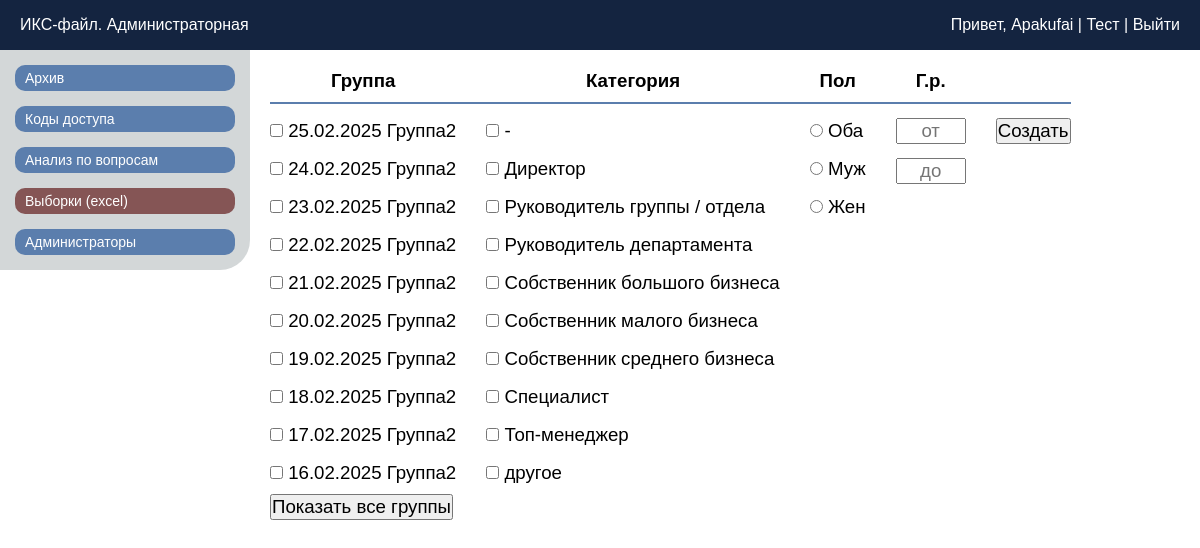
The app's page /cab_excelgen (signed in) with its own data.
### tables this page shows
CREATE TABLE ISeC_results (
                userId TEXT PRIMARY KEY, userGroup TEXT, userName TEXT, userSurname TEXT, userSex TEXT, userBirthyear INTEGER, userCategory TEXT, userEmail TEXT,
                adaptation_1 INTEGER, compromise_1 INTEGER, bidding_1 INTEGER, threat_1 INTEGER, logicArgument_1 INTEGER, emotionsArgument_1 INTEGER,
                adaptationCount_1 REAL, compromiseCount_1 REAL, biddingCount_1 REAL, threatCount_1 REAL, logicArgumentCount_1 REAL, emotionsArgumentCount_1 REAL,
                b1_q1_top INTEGER, b1_q2_top INTEGER, b1_q3_top INTEGER, b1_q4_top INTEGER, b1_q5_top INTEGER, b1_q6_top INTEGER, b1_q7_top INTEGER, b1_q8_top INTEGER,
                b1_q9_top INTEGER, b1_q10_top INTEGER, b1_q11_top INTEGER, b1_q12_top INTEGER, b1_q13_top INTEGER, b1_q14_top INTEGER, b1_q15_top INTEGER,

                adaptation_2 INTEGER, compromise_2 INTEGER, threat_2 INTEGER, cooperation_2 INTEGER, avoidance_2 INTEGER,
                adaptationCount_2 REAL, compromiseCount_2 REAL, threatCount_2 REAL, cooperationCount_2 REAL, avoidanceCount_2 REAL,
                b2_q1_top INTEGER, b2_q2_top INTEGER, b2_q3_top INTEGER, b2_q4_top INTEGER, b2_q5_top INTEGER, b2_q6_top INTEGER, b2_q7_top INTEGER, b2_q8_top INTEGER,
                b2_q9_top INTEGER, b2_q10_top INTEGER, b2_q11_top INTEGER, b2_q12_top INTEGER, b2_q13_top INTEGER, b2_q14_top INTEGER, b2_q15_top INTEGER, b2_q16_top INTEGER,
                b2_q17_top INTEGER, b2_q18_top INTEGER, b2_q19_top INTEGER, b2_q20_top INTEGER, b2_q21_top INTEGER, b2_q22_top INTEGER, b2_q23_top INTEGER, b2_q24_top INTEGER,
                b2_q25_top INTEGER, b2_q26_top INTEGER, b2_q27_top INTEGER, b2_q28_top INTEGER, b2_q29_top INTEGER, b2_q30_top INTEGER,

                adaptation_3 INTEGER, threat_3 INTEGER, cooperation_3 INTEGER,
                adaptationCount_3 REAL, threatCount_3 REAL, cooperationCount_3 REAL,
                b3_q1 INTEGER, b3_q2 INTEGER, b3_q3 INTEGER, b3_q4 INTEGER, b3_q5 INTEGER, b3_q6 INTEGER, b3_q7 INTEGER, b3_q8 INTEGER, b3_q9 INTEGER,

                understandingOfStyles_4 INTEGER, strengthInstallation_4 INTEGER, manipulationInstallation_4 INTEGER, negotiationsInstallation_4 INTEGER,
                strengthInstallationCount_4 REAL, manipulationInstallationCount_4 REAL, negotiationsInstallationCount_4 REAL,
                b4_q1 INTEGER, b4_q2 INTEGER, b4_q3 INTEGER, b4_q4 INTEGER, b4_q5 INTEGER, b4_q6 INTEGER, b4_q7 INTEGER, b4_q8 INTEGER,
                b4_q9 INTEGER, b4_q10 INTEGER, b4_q11 INTEGER, b4_q12 INTEGER, b4_q13 INTEGER, b4_q14 INTEGER, b4_q15 INTEGER, b4_q16 INTEGER,

                adaptation_5 INTEGER, bidding_5 INTEGER, logicArgument_5 INTEGER, emotionsArgument_5 INTEGER, avoidance_5 INTEGER,
                adaptationCount_5 REAL, biddingCount_5 REAL, logicArgumentCount_5 REAL, emotionsArgumentCount_5 REAL, avoidanceCount_5 REAL,
                b5_q1 INTEGER, b5_q2 INTEGER, b5_q3 INTEGER, b5_q4 INTEGER, b5_q5 INTEGER, b5_q6 INTEGER, b5_q7 INTEGER, b5_q8 INTEGER,
                b5_q9 INTEGER, b5_q10 INTEGER, b5_q11 INTEGER, b5_q12 INTEGER,

                logicArgument_6 INTEGER, emotionsArgument_6 INTEGER,
                logicArgumentCount_6 REAL, emotionsArgumentCount_6 REAL,
                b6_q1 INTEGER, b6_q2 INTEGER, b6_q3 INTEGER, b6_q4 INTEGER, b6_q5 INTEGER, b6_q6 INTEGER, b6_q7 INTEGER, b6_q8 INTEGER, b6_q9 INTEGER, b6_q10 INTEGER

            );

### app.py (the view)
@app.route('/cab_excelgen')
def cab_excelgen():
    if 'admin_data' not in session:
        return redirect(url_for('cab_login'))
    groups = get_unique_groups()  # Получаем уникальные группы
    categories = get_unique_categories()  # Получаем уникальные категории
    sorted_groups = sort_groups_by_date(groups)  # Сортируем группы по дате
    return render_template('cab_excelgen.html', groups=sorted_groups, categories=categories)

### app.py (called while the page is built)
def get_db_connection():
    try:
        db_path = os.path.join(os.path.dirname(__file__), 'database/ISeC_database.db')
        if not os.path.exists(db_path):
            print(f"База данных не найдена по пути: {db_path}")
        print("Попытка подключения к базе данных...")
        conn = sqlite3.connect(db_path)  # Укажите путь к вашей базе данных
        conn.row_factory = sqlite3.Row  # Позволяет обращаться к столбцам по именам
        print("Подключение успешно.")
        return conn
    except sqlite3.Error as e:
        print(f"Ошибка подключения к базе данных: {e}")
        return None

def get_unique_groups():
    conn = get_db_connection()
    cursor = conn.cursor()
    cursor.execute("SELECT DISTINCT userGroup FROM ISeC_results")
    groups = cursor.fetchall()
    cursor.close()
    conn.close()
    return [group[0] for group in groups]  # Преобразуем в список

def get_unique_categories():
    conn = get_db_connection()
    cursor = conn.cursor()
    cursor.execute("SELECT DISTINCT userCategory FROM ISeC_results")
    categories = cursor.fetchall()
    cursor.close()
    conn.close()
    return sorted([category[0] for category in categories])  # Преобразуем в список и сортируем по алфавиту

def sort_groups_by_date(groups):
    def extract_date(group_name):
        match = re.search(r'(\d{2}\.\d{2}\.\d{4})', group_name)  # Используем регулярное выражение для извлечения даты
        if match:
            date_str = match.group(1)
            return datetime.strptime(date_str, '%d.%m.%Y')  # Преобразуем строку в объект datetime
        return datetime.min  # Если дата не найдена, возвращаем минимальную дату
    return sorted(groups, key=extract_date, reverse=True)  # Сортируем группы по дате в обратном порядке (от самой поздней к самой ранней)

### templates/cab_excelgen.html (shortened to what this page needs)
<!doctype html>
<html lang="ru">
<head>
	<link rel="stylesheet" href="{{ url_for('static', filename='css/style_adminCab.css') }}">
</head>
<body>
	<header class="header">
		<div class="header_ISeC">ИКС-файл. Администраторная</div>
		<div class="header_admin">
			<span>
				Привет, <a href="{{ url_for('index') }}">{{ session['admin_data']['adminName'] }}</a> |
				<a href="{{ url_for('index') }}">Тест</a> |
				<a href="{{ url_for('cab_logout') }}">Выйти</a>
			</span>
		</div>
	</header>
	<main class="main">
		<div class="side_menu">
			<button class="btn_sidelink" id="btn_cab_archive">
				Архив
			</button>
			<button class="btn_sidelink" id="btn_cab_codes">
				Коды доступа
			</button>
			<button class="btn_sidelink" id="btn_cab_analysis">
				Анализ по вопросам
			</button>
			<button class="btn_sidelink_actual" id="btn_cab_excelgen">
				Выборки (excel)
			</button>
			<button class="btn_sidelink" id="btn_cab_admins">
				Администраторы
			</button>
		</div>
        {% if session.admin_data.excelgenAccess == 'true' %}
		<div class="central_excelgen">
			<table>
				<thead>
					<tr class="conditions_head">
						<th class="conditions_head_th_0">
							<p>Группа</p>
						</th>
						<th class="conditions_head_th_1">
							<p>Категория</p>
						</th>
						<th class="conditions_head_th_2">
							<p>Пол</p>
						</th>
						<th class="conditions_head_th_3">
							<p>Г.р.</p>
						</th>
						<th class="conditions_head_th_4">
						</th>
					</tr>
				</thead>
				<tbody>
					<tr class="conditions_block">
						<td class="conditions_block_td_0">
							<div name="group_fullname">
								{% for group in groups %}
								<div class="group-item {% if loop.index > 10 %}hidden_groups{% endif %}">
									<input type="checkbox" id="group_{{ loop.index }}" name="group_checkbox"
										value="{{ group }}">
									<label for="group_{{ loop.index }}">{{ group }}</label>
								</div>
								{% endfor %}
							</div>
							<button id="show_all_groups"
								class="{% if groups|length <= 10 %}hidden-button{% endif %}">Показать все
								группы</button>
						</td>
						<td class="conditions_block_td_1">
							<div name="category">
								{% for category in categories %}
								<div>
									<input type="checkbox" id="category_{{ loop.index }}" name="category_checkbox"
										value="{{ category }}">
									<label for="category_{{ loop.index }}">{{ category }}</label>
								</div>
								{% endfor %}
							</div>
						</td>
						<td class="conditions_block_td_2">
							<div class="excelgen_inputs">
								<div>
									<input type="radio" name="sex" id="sex_both">
									<label for="sex_both">Оба</label>
								</div>
								<div>
									<input type="radio" name="sex" value="Мужской" id="sex_male">
									<label for="sex_both">Муж</label>
								</div>
								<div>
									<input type="radio" name="sex" value="Женский" id="sex_female">
									<label for="sex_both">Жен</label>
								</div>
							</div>
						</td>
						<td class="conditions_block_td_3">
							<div>
								<input type="text" id="yearFrom" placeholder="от" autocomplete="off">
							</div>
							<div>
								<input type="text" id="yearUntil" placeholder="до" autocomplete="off">
							</div>
						</td>
						<td class="conditions_block_td_4">
							<button id="start_excelgen">Создать</button>
						</td>
					</tr>
				</tbody>
			</table>
		</div>
        {% else %}
        <span class="access_blocked">У Вас нет доступа к этой странице</span>
        {% endif %}
	</main>
</body>
</html>

### static/css/style_adminCab.css (style rules this page uses)
* { margin: 0; padding: 0; box-sizing: border-box; }
body { font-family: Arial, sans-serif; background-color: #ffffff; }
.header { width: 100%; height: 50px; display: flex; justify-content: space-between; align-items: center; padding: 0 10px; color: #ffffff; background-color: #142440; }
.header_ISeC { padding-left: 10px; }
.header_admin { text-align: right; padding-right: 10px; }
a { text-decoration: none; color: inherit; background-color: transparent; }
.main { display: flex; flex-direction: row; }
.side_menu { padding-top: 15px; display: flex; flex-direction: column; width: 250px; background-color: #d3d7d8; height: 220px; gap: 15px; border-bottom-right-radius: 30px; }
.btn_sidelink { color: #ffffff; background-color: #5b7ead; text-align: left; font-size: 14px; margin: 0 15px; padding: 5px 0 5px 10px; border-radius: 10px; border: none; cursor: pointer; }
.btn_sidelink_actual { color: #ffffff; background-color: #855555; text-align: left; font-size: 14px; margin: 0 15px; padding: 5px 0 5px 10px; border-radius: 10px; border: none; cursor: pointer; }
.central_excelgen * { border-collapse: collapse; font-size: 14pt; }
.central_excelgen table { margin: 20px 0 0 20px; }
.conditions_block_td_3 * { width: 70px; margin-top: 7px; text-align: center; }
.conditions_block_td_4 * { margin-top: 14px; }
.conditions_block { vertical-align: top; }
.conditions_head { border-bottom: 2px solid #5b7ead; }
.conditions_head * { padding-bottom: 5px; }
.conditions_head th, .conditions_block_td_0, .conditions_block_td_1, .conditions_block_td_2, .conditions_block_td_3 { padding-right: 30px; }
.conditions_block_td_0 *, .conditions_block_td_1 *, .conditions_block_td_2 * { margin-top: 10px; }

### records on screen
ISeC_results: userGroup "25.02.2025 Группа2"
ISeC_results: userGroup "24.02.2025 Группа2"
ISeC_results: userGroup "23.02.2025 Группа2"
ISeC_results: userGroup "22.02.2025 Группа2"
ISeC_results: userGroup "21.02.2025 Группа2"
ISeC_results: userGroup "20.02.2025 Группа2"
ISeC_results: userGroup "19.02.2025 Группа2"
ISeC_results: userGroup "18.02.2025 Группа2"
ISeC_results: userGroup "17.02.2025 Группа2"
ISeC_results: userGroup "16.02.2025 Группа2"

### other values on screen
{{ session['admin_data']['adminName'] }} "Apakufai"
{{ category }} "-" "Директор" "Руководитель группы / отдела" "Руководитель департамента" "Собственник большого бизнеса" "Собственник малого бизнеса" "Собственник среднего бизнеса" "Специалист" "Топ-менеджер" "другое"
